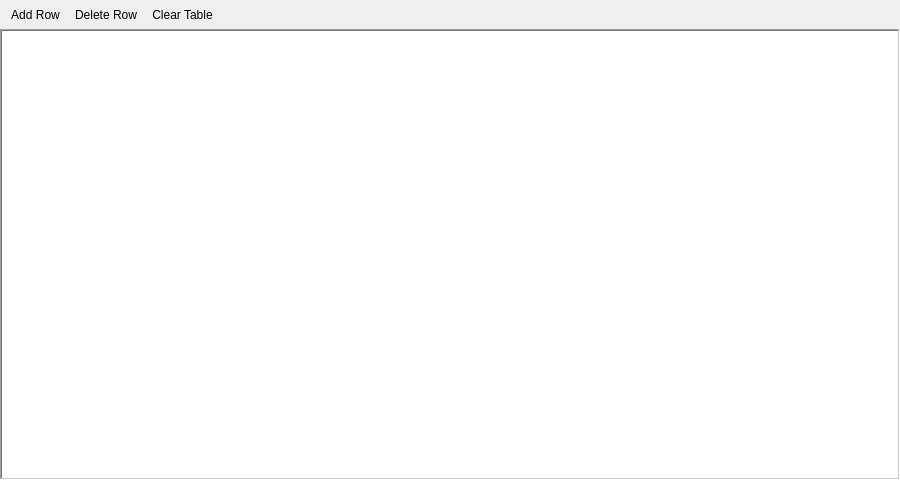
<?xml version="1.0" encoding="UTF-8"?>
<ui version="4.0">
 <class>FormDataMapView</class>
 <widget class="QWidget" name="FormDataMapView">
  <property name="geometry">
   <rect>
    <x>0</x>
    <y>0</y>
    <width>900</width>
    <height>480</height>
   </rect>
  </property>
  <layout class="QVBoxLayout" name="verticalLayout">
   <property name="spacing">
    <number>0</number>
   </property>
   <property name="leftMargin">
    <number>0</number>
   </property>
   <property name="topMargin">
    <number>0</number>
   </property>
   <property name="rightMargin">
    <number>0</number>
   </property>
   <property name="bottomMargin">
    <number>0</number>
   </property>
   <item>
    <widget class="ToolBar" name="toolBar">
     <property name="movable">
      <bool>false</bool>
     </property>
     <addaction name="actionAdd"/>
     <addaction name="actionDelete"/>
     <addaction name="actionClear"/>
    </widget>
   </item>
   <item>
    <widget class="QTableView" name="tableView">
     <property name="contextMenuPolicy">
      <enum>Qt::CustomContextMenu</enum>
     </property>
     <property name="frameShape">
      <enum>QFrame::WinPanel</enum>
     </property>
     <property name="alternatingRowColors">
      <bool>true</bool>
     </property>
     <property name="selectionMode">
      <enum>QAbstractItemView::ExtendedSelection</enum>
     </property>
     <property name="selectionBehavior">
      <enum>QAbstractItemView::SelectRows</enum>
     </property>
    </widget>
   </item>
  </layout>
  <action name="actionAdd">
   <property name="icon">
    <iconset resource="resources.qrc">
     <normaloff>:/res/icons/fallback/add.png</normaloff>:/res/icons/fallback/add.png</iconset>
   </property>
   <property name="text">
    <string>Add Row</string>
   </property>
  </action>
  <action name="actionInsert">
   <property name="text">
    <string>Insert Row</string>
   </property>
  </action>
  <action name="actionDelete">
   <property name="icon">
    <iconset resource="resources.qrc">
     <normaloff>:/res/icons/fallback/remove.png</normaloff>:/res/icons/fallback/remove.png</iconset>
   </property>
   <property name="text">
    <string>Delete Row</string>
   </property>
  </action>
  <action name="actionClear">
   <property name="icon">
    <iconset resource="resources.qrc">
     <normaloff>:/res/icons/fallback/edit-delete.png</normaloff>:/res/icons/fallback/edit-delete.png</iconset>
   </property>
   <property name="text">
    <string>Clear Table</string>
   </property>
  </action>
 </widget>
 <customwidgets>
  <customwidget>
   <class>ToolBar</class>
   <extends>QToolBar</extends>
   <header>toolbar.h</header>
  </customwidget>
 </customwidgets>
 <resources>
  <include location="resources.qrc"/>
 </resources>
 <connections/>
</ui>
